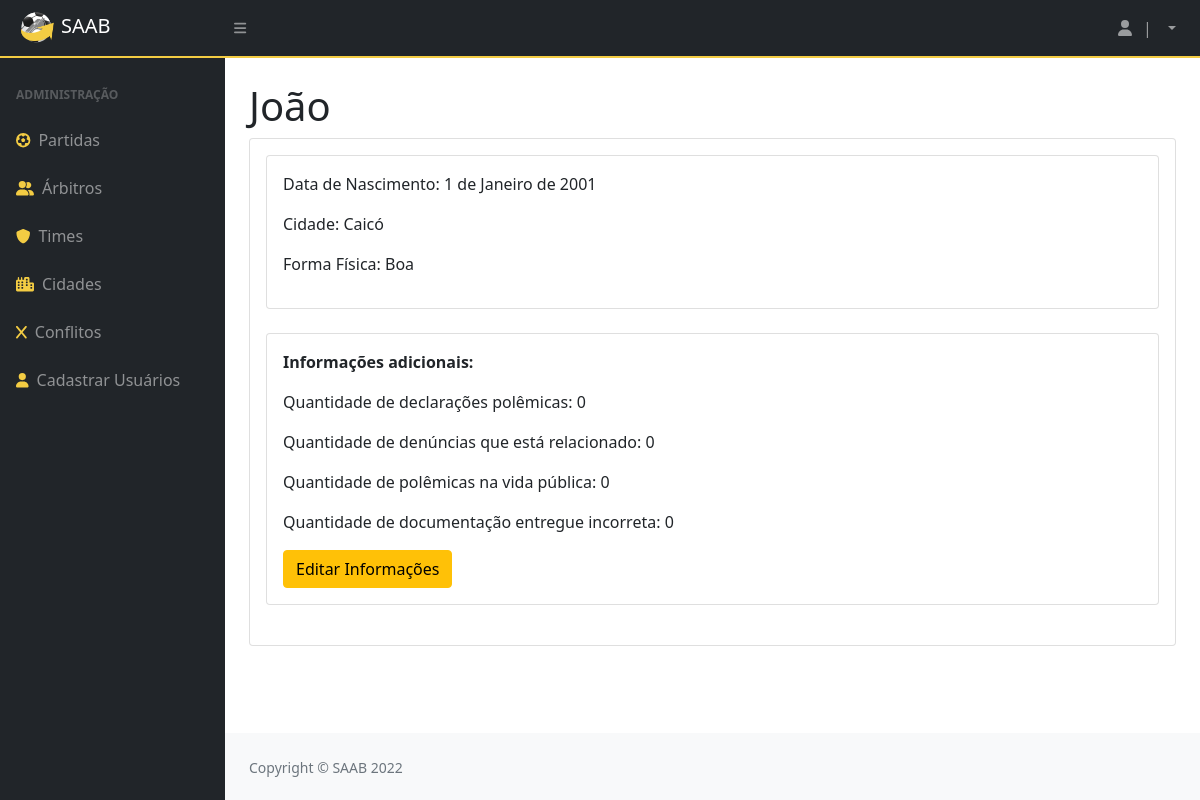
Before: /detalhamentoArbitro/1 with the older database file.
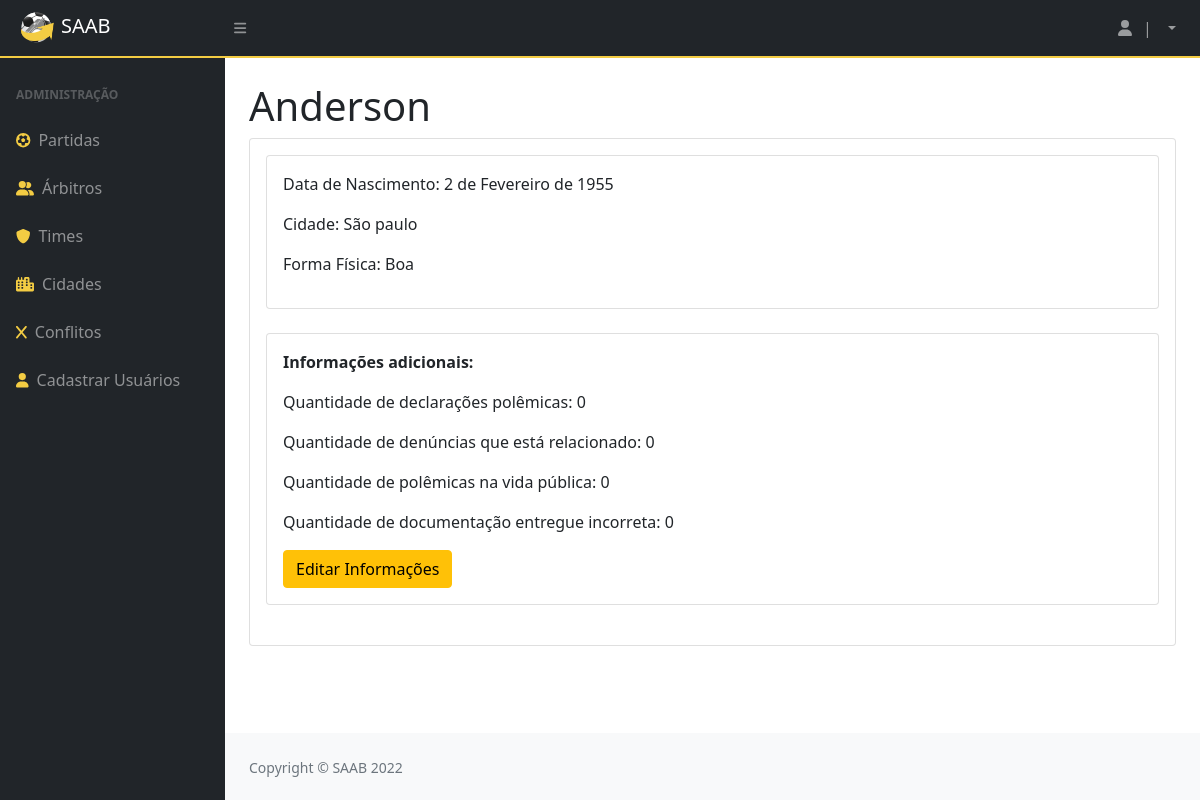
After: the same page with the newer database file.
### privado/models.py (models this page shows)
class Arbitro(models.Model):
    codigo = models.AutoField(primary_key=True)
    datanasc = models.DateField()
    cidade = models.ForeignKey(Cidade, on_delete=models.CASCADE)
    nome = models.CharField(max_length=100)
    formafisica = models.BooleanField()
    def __str__(self):
        return (self.nome)

class Cidade(models.Model):
    codigo = models.AutoField(primary_key=True)
    nome = models.CharField(max_length=100)
    def __str__(self):
        return (self.nome)

### privado/views.py (the view)
# urls.py: path('detalhamentoArbitro/<int:id>', detalhamentoArbitro, name="url_detalhamentoArbitro"),
@has_permission_decorator('mexer_no_sistema')
def detalhamentoArbitro(request, id):
    arbi = Arbitro.objects.get(pk=id)
    ContDe= DeclaracaoArbitro.objects.filter(arbitro = id). aggregate(decla_count=Count ('*'))
    ContDenun= DenunciaArbitro.objects.filter(arbitro = id). aggregate(denun_count=Count ('*'))
    ContVp= VidapubliArbitro.objects.filter(arbitro = id). aggregate(vp_count=Count ('*'))
    ContDoc= DocumentoArbitro.objects.filter(arbitro = id). aggregate(doc_count=Count ('*'))
    context = {
        'arbitro': arbi,
        'ContDe': ContDe,
        'ContDenun': ContDenun,
        'ContVp': ContVp,
        'ContDoc': ContDoc
    }
    return render(request, "SAAB/detalhamentoArbitro.html", context)

### privado/templates/SAAB/detalhamentoArbitro.html (shortened to what this page needs)
{% extends 'SAAB/layout.html' %}
{% block conteudo %}
{% load static %}
<!DOCTYPE html>
<html lang="en">
<head>
</head>
<body>
    <h1 class="mt-4">{{ arbitro }}</h1>
    <div class="card mb-4">
        <div class="card-body">
            <div class="card mb-4">
                <div class="card-body">
                    <p>Data de Nascimento: {{ arbitro.datanasc }} </p>
                    <p>Cidade: {{ arbitro.cidade }} </p>
                    {% if arbitro.formafisica == True %}
                    <p>Forma Física: Boa </p>
                    {% else %}
                    <p>Forma Física: Ruim </p>
                    {% endif %}
                </div>
            </div>
            <div class="card mb-4">
                <div class="card-body">
                    <p style="font-weight: bold">Informações adicionais: </p>
                    <p>Quantidade de declarações polêmicas: {{ ContDe.decla_count }}</p>
                    <p>Quantidade de denúncias que está relacionado: {{ ContDenun.denun_count }}</p>
                    <p>Quantidade de polêmicas na vida pública: {{ ContVp.vp_count }}</p>
                    <p>Quantidade de documentação entregue incorreta: {{ ContDoc.doc_count }}</p>
                    <a href="{% url 'url_InfoAdicionais' arbitro.codigo %}"><button class="btn btn-warning">Editar
                            Informações</button></a>
                </div>
            </div>
        </div>
    </div>
</body>
</html>
{% endblock %}

Changed rows visible on the page:
changed Arbitro: nome "João" → "Anderson"; datanasc "1 de Janeiro de 2001" → "2 de Fevereiro de 1955"; cidade "Caicó" → "São paulo"
